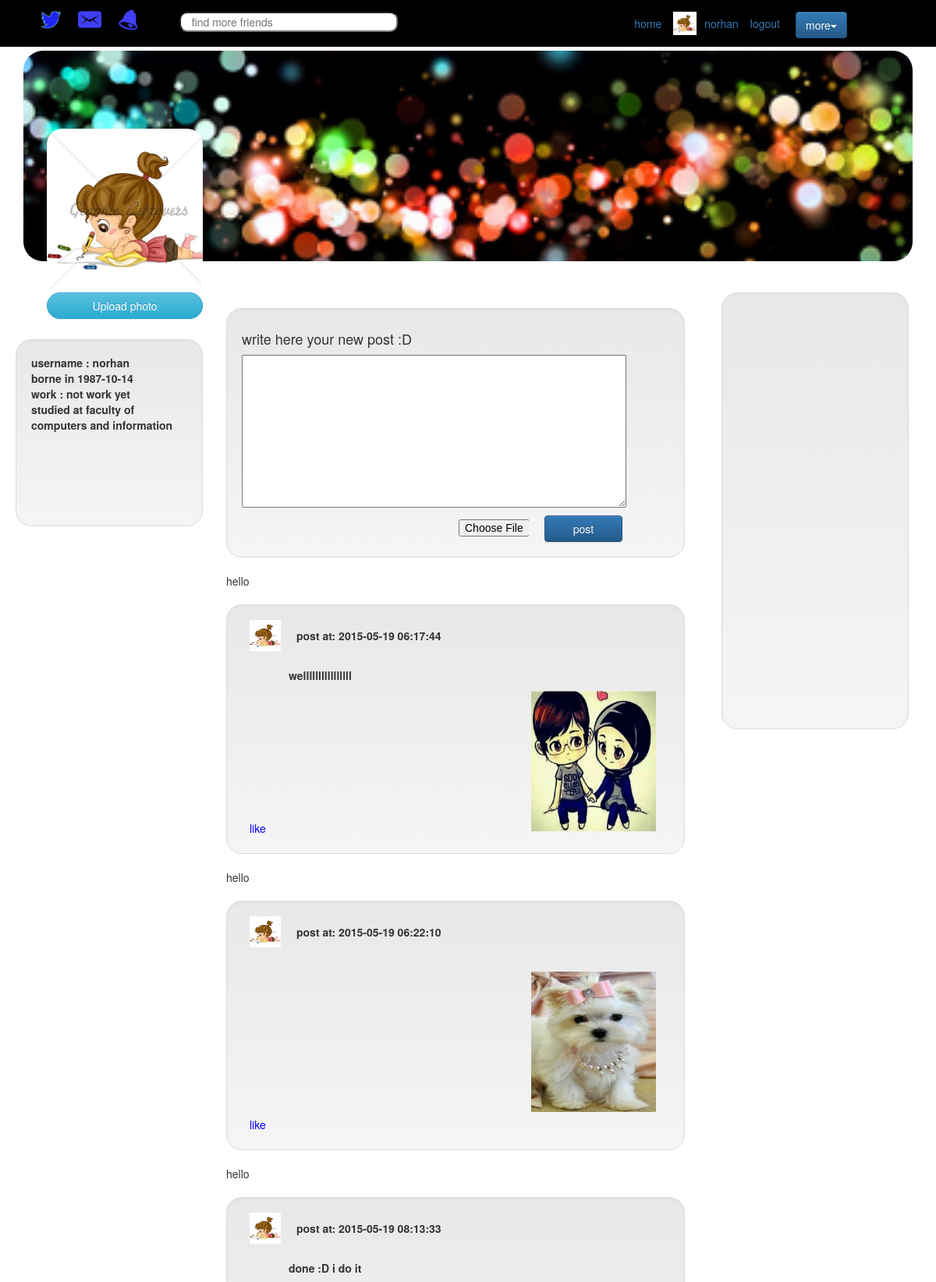
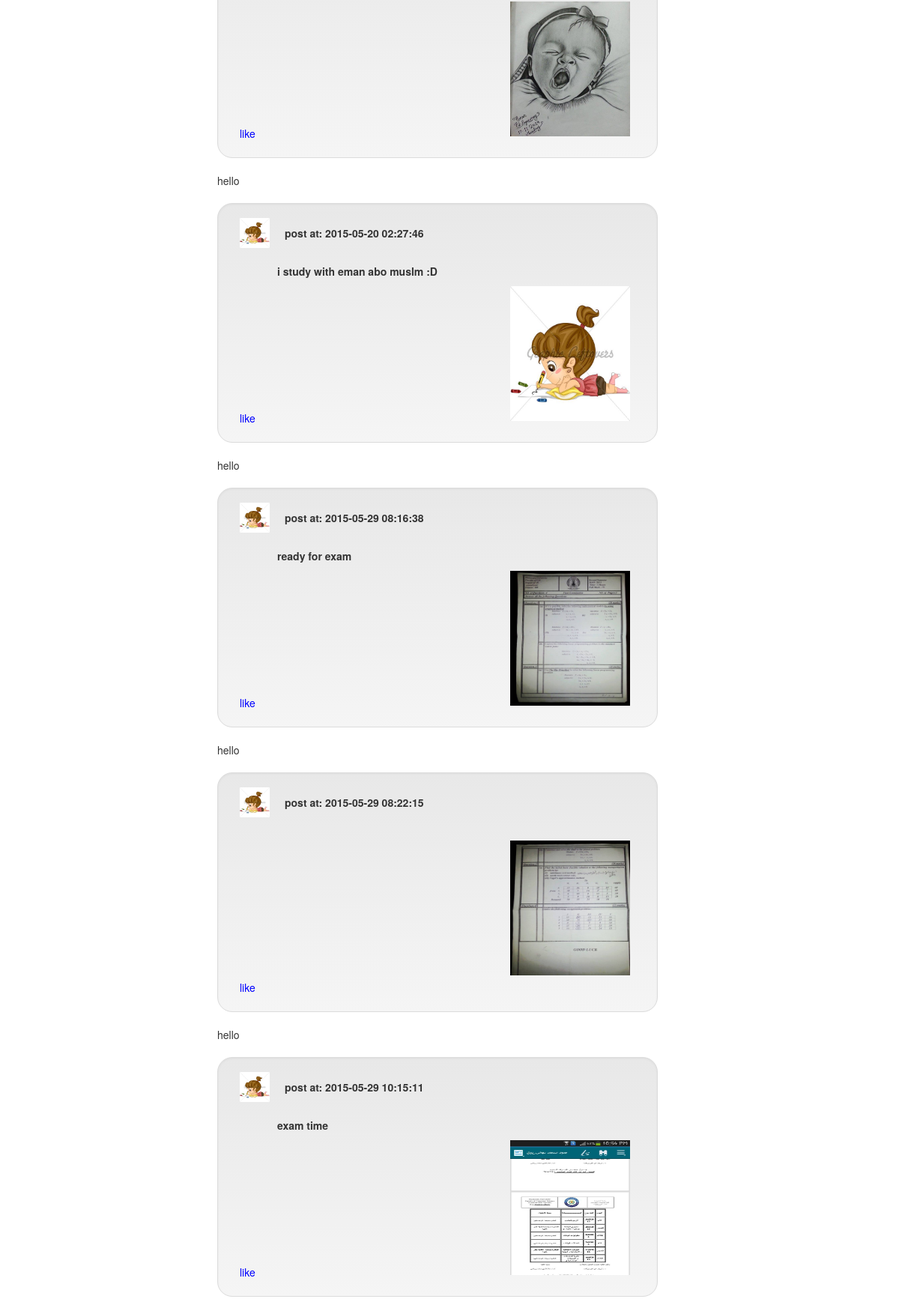
The app's page /profile.php (signed in, upper part) with its own data (2 pictures, top to bottom).
### tables this page shows
CREATE TABLE `users` (
  `id` int(11) NOT NULL AUTO_INCREMENT,
  `username` varchar(50) NOT NULL,
  `email` varchar(70) NOT NULL,
  `password` varchar(255) NOT NULL,
  `gender` varchar(6) NOT NULL,
  `birthday` date NOT NULL,
  `country` varchar(50) NOT NULL,
  `photo` varchar(255) NOT NULL,
  `education_level` varchar(100) DEFAULT NULL,
  `role` smallint(6) NOT NULL,
  `work` varchar(100) DEFAULT NULL,
  `cover` varchar(255) NOT NULL,
  `signUP` datetime DEFAULT NULL,
  PRIMARY KEY (`id`),
  UNIQUE KEY `username` (`username`,`email`)
);

CREATE TABLE `posts` (
  `id` int(11) NOT NULL AUTO_INCREMENT,
  `post` text,
  `upload` varchar(255) DEFAULT NULL,
  `date` datetime NOT NULL,
  `user_id` int(11) NOT NULL,
  PRIMARY KEY (`id`),
  KEY `user_id` (`user_id`),
  CONSTRAINT `posts_ibfk_1` FOREIGN KEY (`user_id`) REFERENCES `users` (`id`) ON DELETE CASCADE ON UPDATE CASCADE
);

### profile.php (the view, shortened to what this page needs)
<?php
include './db_connect.php';
?>
<html>
    <head>
        <link rel="stylesheet" type="text/css" href="css/bootstrap.min.css"/>
        <link rel="stylesheet" type="text/css" href="css/bootstrap-theme.min.css"/>
    </head>
    <body onload="get_friend_request()" >
        <?php
        $user = $_SESSION['username'];
        $sql = "SELECT * FROM users WHERE username='$user' LIMIT 1";
        $query = mysqli_query($db_conn, $sql);
        $info = mysqli_fetch_array($query);
        ?>
        <div id="nav" style="height:60px; width: 100%; background: black;">
            <img src="image/newlogo.png" style="float: left; width:30px;height: 30px;margin-left: 50px; margin-top: 10px; " title="profile" onclick="window.location.assign('home.php');">
            <img src="image/message.png" style="float: left; width:30px;height: 30px;margin-left: 20px; margin-top: 10px; " title="message">
            <img src="image/notification.png" style="float: left; width:30px;height: 30px;margin-left: 20px; margin-top: 10px; " title="notification">
            <input type="text" style=" margin-left:50px;margin-top: 15px;float: left;width: 280px; border-radius:10px;" placeholder="   find more friends" onkeyup="find_friend(this.value);">
            <ul id="find_friends" style="overflow-y:auto; width: 250px;margin-top: 10px; height: 200px;float: left; border-radius: 10px;"></ul>
            <div class="btn-group" style="width: 30px; height: 30px;margin-right:150px;float: right;margin-top: 15px;">
                <button name="setting" type="button" class="btn btn-primary dropdown-toggle" data-toggle="dropdown" aria-haspopup="true" aria-expanded="false">
                    more<span class="caret"></span>
                </button>
            </div>
            <a href="index.php" style="float: right; margin-top: 20px;margin-right: 20px;">logout</a>
            <a href="profile.php" style="margin-top: 20px; margin-right:15px;float: right;"><?php echo$_SESSION['username']; ?></a>
            <img src="<?php echo 'uploads/'.$info['photo']; ?>" style="width: 30px; height: 30px;margin-right:10px;float: right;margin-top: 15px;">
            <a href="home.php" style=" margin-right:15px;margin-top: 20px;float: right;" >home</a>
        </div>
        <div id="cover" style=" background:url('<?php echo $info['cover'] ?>'); background-size: cover;">
            <div id="profile_pic" style=" background:url('<?php echo 'uploads/'.$info['photo'] ?>'); background-size: cover;"> </div>
            <button class="btn btn-info"style="margin-left: 30px;width: 200px ;border-radius: 20px; " data-toggle="modal" data-target=".bs-example-modal-sm">Upload photo</button>
        </div>
        <div id="friends" class="well">
        </div>
        <div id="newPost">
            <div class="well" id="post">
                <h4><p>write here your new post :D</p></h4>
                <form method="POST" enctype="multipart/form-data">
                    <textarea name="newPost" style="width:90%; height:70%;  "></textarea><br>
                    <button name="submit" class="btn btn-primary" style="margin:10px; margin-right:60px; width: 100px;float: right; ">post</button>
                    <input name="upload" type="file" style=" margin-top: 15px; margin-right:10px; width: 90px;float: right; ">
                </form>
            </div>
            <?php
            $user_id = $info['id'];
            $my_posts = "select * from posts where user_id = '" . $user_id . "';";
            $get_posts = mysqli_query($db_conn, $my_posts);
            while ($p = mysqli_fetch_array($get_posts)) :
                echo 'hello';
                $d = $p['date'];
                $po = $p['post'];
                $u = $p['upload'];
                $id_post = $p['id'];
                ?>
                <div class="well" id="post">
                    <label style="height:90%; width: 95%;margin-left: 10px;">
                        <img src="<?php echo 'uploads/'.$info['photo'] ?>" style="height:40px;width: 40px; float: left;">
                        <label style="float: left; margin-left: 20px;margin-top: 10px;"> <?php echo 'post at: ' . "$d"; ?></label><br>
                        <lable>
                            <p style=" float: left; margin-left: 10px;width: 60%; margin-top: 5%;"><?php echo"$po"; ?></p>
                            <img src="<?php echo $u ?>" style="height:180px;width: 160px; float: right;">
                        </lable>
                    </label>
                    <a href="#" style="color:blue; float: left; margin-left: 10px; " onclick="changeStyle(this)" id="<?php echo $id_post; ?>">like</a>
                </div>
                <?php
            endwhile;
            ?>
        </div>
        <div class = "well" style = "border-radius: 20px; margin-top: 100px;margin-right: 30px; width: 20%; height: 30%; float: right;" >
            <label>
                username : <?php echo $info['username'] ?><br>
                borne in <?php echo $info['birthday'] ?><br>
                <?php
                if (!$info['work'] == NULL) {
                    echo'work : ' . $info['work'] . "<br>";
                }
                ?>
                <?php
                if (!$info['education_level'] == NULL) {
                    echo 'studied ' . $info['education_level'];
                }
                ?>
            </label>
        </div>
        <div style = "margin-left: 30px; height: 300px; width: 250px; float: left ; overflow-y:auto;" id="all_friend_req"></div>
    </body>
</html>

### profile.php (style rules this page uses)
#cover { border-radius: 25px; padding-top: 100px; margin-top: 5px; margin-right: 30px; margin-left: 30px; width: 95%; height: 270px; }
#profile_pic { border-radius: 20px; margin-left: 30px; width: 200px; height: 210px; }
#friends { float: right; border-radius: 20px; margin-top: 40px; margin-right: 35px; width: 20%; height: 70%; overflow-y:auto; }
#newPost { float: right; border-radius: 20px; margin-top: 40px; margin-right: 35px; width: 50%; height: 100%; }
#post { border-radius: 20px; margin-top: 20px; width: 98%; height: 40%; }

### records on screen
users: photo (picture), cover (picture), username "norhan", birthday "1987-10-14", work "not work yet", education_level "at faculty of computers and information"
posts: user.photo (picture), date "2015-05-19 06:17:44", post "wellllllllllllllll", upload (picture)
posts: user.photo (picture), date "2015-05-19 06:22:10", upload (picture)
posts: user.photo (picture), date "2015-05-19 08:13:33", post "done :D i do it", upload (picture)
posts: user.photo (picture), date "2015-05-20 02:27:46", post "i study with eman abo muslm :D", upload (picture)
posts: user.photo (picture), date "2015-05-29 08:16:38", post "ready for exam", upload (picture)
posts: user.photo (picture), date "2015-05-29 08:22:15", upload (picture)
posts: user.photo (picture), date "2015-05-29 10:15:11", post "exam time", upload (picture)

### other values on screen
$_SESSION['username'] "norhan"
